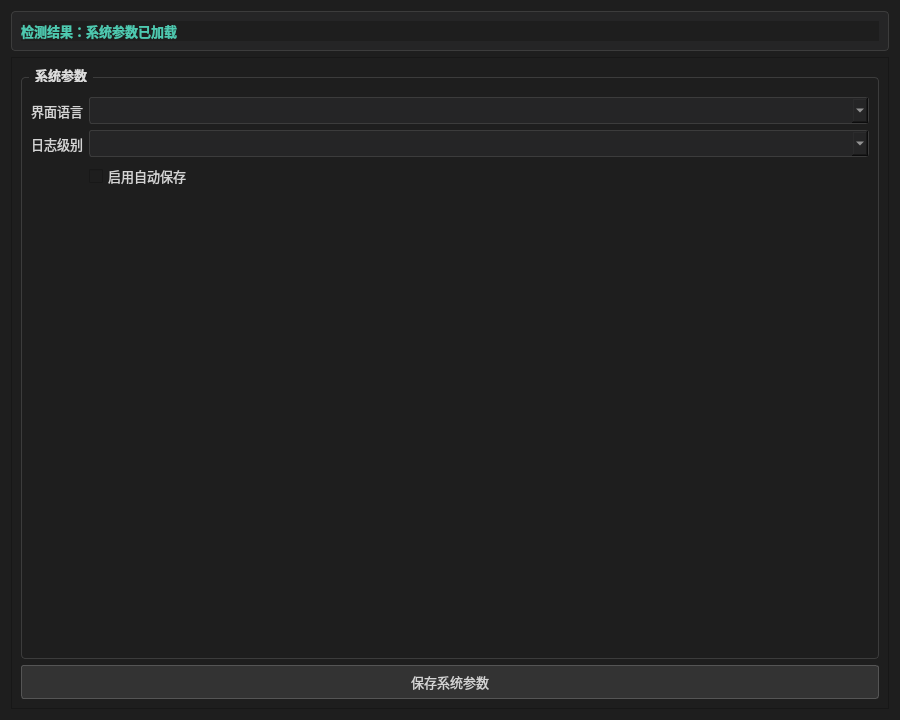
<?xml version="1.0" encoding="UTF-8"?>
<ui version="4.0">
 <class>ParametersPage</class>
 <widget class="QWidget" name="ParametersPage">
  <property name="geometry"><rect><x>0</x><y>0</y><width>900</width><height>720</height></rect></property>
  <property name="styleSheet">
   <string notr="true">QWidget { background-color: #1e1e1e; color: #d4d4d4; font-family: "Microsoft YaHei", "Segoe UI"; font-size: 13px; }
QFrame#pageHeader { background-color: #252526; border: 1px solid #3c3c3c; border-radius: 4px; }
QLabel#pageResult { color: #4ec9b0; font-weight: 600; }
QGroupBox { border: 1px solid #3c3c3c; border-radius: 4px; margin-top: 10px; padding-top: 10px; font-weight: 600; }
QGroupBox::title { subcontrol-origin: margin; left: 8px; padding: 0 4px; color: #dcdcdc; }
QComboBox { background-color: #252526; border: 1px solid #3c3c3c; border-radius: 3px; padding: 4px 6px; }
QPushButton { background-color: #333333; border: 1px solid #555555; border-radius: 3px; padding: 6px 12px; color: #d4d4d4; }</string>
  </property>
  <layout class="QVBoxLayout" name="verticalLayout">
   <item>
    <widget class="QFrame" name="pageHeader">
     <layout class="QHBoxLayout" name="headerLayout">
      <item><widget class="QLabel" name="pageResult"><property name="text"><string>检测结果：系统参数已加载</string></property></widget></item>
     </layout>
    </widget>
   </item>
   <item>
    <widget class="QScrollArea" name="scrollArea">
     <property name="widgetResizable"><bool>true</bool></property>
     <widget class="QWidget" name="scrollContent">
      <layout class="QVBoxLayout" name="contentLayout">
       <item>
        <widget class="QGroupBox" name="systemGroup">
         <property name="title"><string>系统参数</string></property>
         <layout class="QFormLayout" name="systemForm">
          <item row="0" column="0"><widget class="QLabel" name="languageLabel"><property name="text"><string>界面语言</string></property></widget></item>
          <item row="0" column="1"><widget class="QComboBox" name="languageCombo"/></item>
          <item row="1" column="0"><widget class="QLabel" name="logLevelLabel"><property name="text"><string>日志级别</string></property></widget></item>
          <item row="1" column="1"><widget class="QComboBox" name="logLevelCombo"/></item>
          <item row="2" column="1"><widget class="QCheckBox" name="autoSaveCheck"><property name="text"><string>启用自动保存</string></property></widget></item>
         </layout>
        </widget>
       </item>
       <item><widget class="QPushButton" name="saveSystemButton"><property name="text"><string>保存系统参数</string></property></widget></item>
      </layout>
     </widget>
    </widget>
   </item>
  </layout>
 </widget>
 <resources/>
 <connections/>
</ui>
